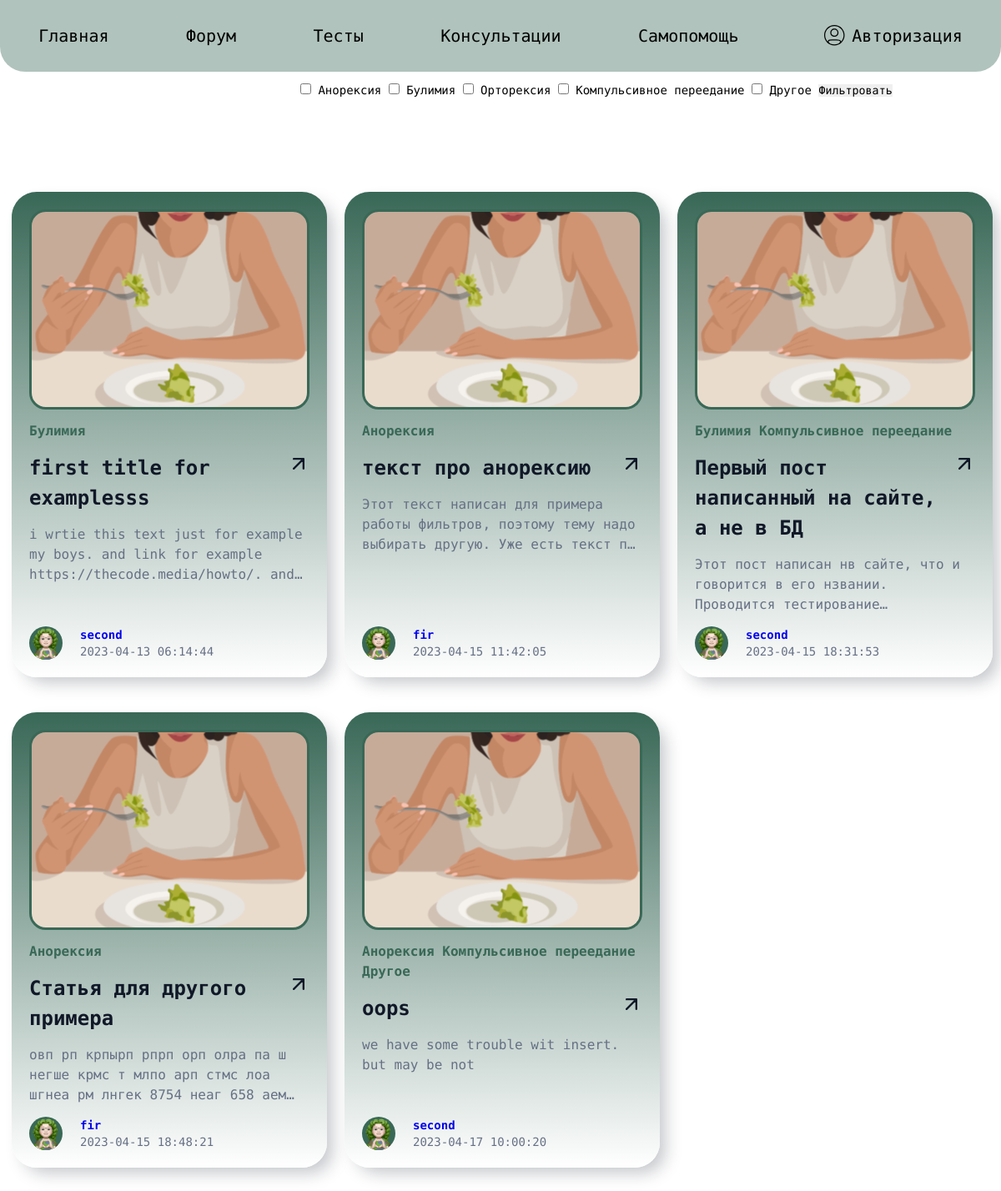
The app's page /forum/ with its own data.
### tables this page shows
CREATE TABLE `articles` (
  `id` int NOT NULL,
  `title` varchar(120) NOT NULL,
  `text` varchar(10000) NOT NULL,
  `date` timestamp NOT NULL DEFAULT CURRENT_TIMESTAMP,
  `authorId` int DEFAULT NULL
);

CREATE TABLE `accounts` (
  `id` int NOT NULL,
  `name` varchar(50) NOT NULL,
  `birth` varchar(11) NOT NULL,
  `sex` char(1) NOT NULL,
  `goal` varchar(40) NOT NULL,
  `problem` varchar(30) NOT NULL,
  `email` varchar(100) NOT NULL,
  `password` varchar(32) NOT NULL,
  `height` int DEFAULT NULL,
  `weight` decimal(5,2) DEFAULT NULL,
  `about` varchar(400) DEFAULT NULL
);

### app/core/view.php (called while the page is built)
<?php
class View{
    function render($content, $model=null){
        require_once("app/views/".$content);
    }
}

### app/controllers/forum_controller.php (called while the page is built, shortened)
<?php
require_once("app/models/forum_model.php");
class Forum_controller extends Controller{
    function defaultPage(){
        $this->model = new Forum_model();
        $this->view->render("forum.php", $this->model);
    }
}

### index.php (called while the page is built, shortened)
<?php
require "app/core/router.php";
Router::start();

### app/models/articleAR.php (called while the page is built, shortened)
<?php
require_once("app/core/basicAR.php");
require_once("app/models/accountAR.php");
class Article extends basicAR{
    public $subject;
    public $title;
    public $text;
    public $date;
    public $author;
    public $authorId;
    function __construct($subject = null, $title = null, $text = null){
        $this->subject = $subject;
        $this->title = $title;
        $this->text = $text;
    }
    static function getAll(){
        $stmt = static::$pdo->prepare("SELECT * FROM `articles`");
        $stmt->execute();
        $objs = [];
        while ($res = $stmt->fetch()){
            $objs[] = static::ceateArticle($res);
        }
        return $objs;
    }
    static private function ceateArticle($data){
        $obj = new Article();
        foreach ($obj as $key=>$value){
            $obj->$key = $data[$key] ?? null;
        }
        $stmt2 = static::$pdo->prepare("SELECT `name` FROM `types_disorder` WHERE `id` IN (SELECT `id_type` FROM `articles_types_dis` WHERE `id_article`=:id)");
        $stmt2->bindParam("id", $obj->id);
        $stmt2->execute();
        while($subj = $stmt2->fetch())
            $obj->subject[] = $subj;
        $obj->author = Account::findNameById($obj->authorId);
        return $obj;
    }
    function getSubjects(){
        $res = "";
        foreach($this->subject as $subj)
            $res .= $subj["name"]." ";
        return $res;
    }
    function getTitle(){
        return $this->title;
    }
    function getText(){
        return $this->text;
    }
    function getAuthor(){
        return $this->author;
    }
    function getAuthorId(){
        return $this->authorId;
    }
    function getDate(){
        return $this->date;
    }
}

### app/models/forum_model.php (called while the page is built, shortened)
<?php
require_once("app/models/articleAR.php");
class Forum_model{
    private $articles = [];
    function findAll($filtersArray){
        if (empty($filtersArray))
            $this->articles = Article::getAll();
        else
            $this->articles = Article::getBySubjects($filtersArray);
        return $this->articles;
    }
}

### app/models/accountAR.php (called while the page is built, shortened)
<?php
class Account extends basicAR{
    static function findNameById($id){
        $stmt = static::$pdo->prepare("SELECT `name` FROM `accounts` WHERE `id`=:id");
        $stmt->bindParam(":id",  $id);
        $stmt->execute();
        $stmt = $stmt->fetch();
        return $stmt["name"] ?? "eatNormal";
    }
}

### app/views/forum.php (the view, shortened to what this page needs)
<!DOCTYPE html>
<html lang="en">
<head>
    <link rel="stylesheet" href="/css/menu.css">
    <link rel="stylesheet" href="/css/forum.css">
</head>
<body>
    <div class="wrapper">
        <?
            include("app/views/menu.php");
        ?>
        <div class="filters">
            <form action="/forum/" method="post">
                <input type="checkbox" name="anorexia" id="anorexia" value="1" <?= isset($_POST["anorexia"]) ? "checked" : ""?> >
                <label for="anorexia">Анорексия</label>
                <input type="checkbox" name="bulimia" id="bulimia" value="2" <?= isset($_POST["bulimia"]) ? "checked" : ""?> >
                <label for="bulimia">Булимия</label>
                <input type="checkbox" name="orthorexia" id="orthorexia" value="3" <?= isset($_POST["orthorexia"]) ? "checked" : ""?> >
                <label for="orthorexia">Орторексия</label>
                <input type="checkbox" name="overeating" id="overeating" value="4" <?= isset($_POST["overeating"]) ? "checked" : ""?> >
                <label for="overeating">Компульсивное переедание</label>
                <input type="checkbox" name="other" id="other" value="5" <?= isset($_POST["other"]) ? "checked" : ""?> >
                <label for="other">Другое</label>
                <button type="submit">Фильтровать</button>
            </form>
        </div>
        <section class="forum-articles">
            <div class="container">
                <div class="forum-articles__body">
                    <?
                        foreach ($model->findAll($_POST) as $article){
                            ?>
                                <article class="card">
                                    <div class="card__wrapper _ortorecsia">
                                        <img src="/images/forumImageEatSalat.svg" alt="девушка ест салат" class="title-picture">
                                        <div class="title-filter"><?= $article->getSubjects()?></div>
                                        <div class="main-title"><?= $article->getTitle()?></div>
                                        <div class="card-text">
                                            <?= $article->getText()?>
                                        </div>
                                        <div class="avatar-info">
                                            <img src="/images/Avatar (1).svg" alt="" class="foro">
                                            <div class="name-date-box">
                                                <div class="author"><a href=<?="/account/".$article->getAuthorId()?>><?= $article->getAuthor()?></a></div>
                                                <div class="publication-date"><?= $article->getDate()?></div>
                                            </div>
                                        </div>
                                    </div>
                                </article>
                            <?
                        }
                    ?>
                </div>
            </div>
        </section>
    </div>
</body>
</html>

### app/core/router.php (shortened to what this page needs)
<?php
class Router{
    static function start(){
        $controller = new $controller_name;
        $action = $_REQUEST["action"] === "" ? null : $_REQUEST["action"];
        if (!is_null($controller) && is_null($action)) $controller->defaultPage();
        elseif (!is_null($controller) && !is_null($action)) $controller->$action();
        else {
            header("Location: /main/");
            exit();
        }
    }
}

### app/views/menu.php
<header id="header" class="header">
    <div class="header_container _container">
       <nav class="header_menu">
            <ul class="menu_list">
                <li class="menu_item">
                    <a href="/main/" class="menu_link">Главная</a>
                </li>
                <li class="menu_item">
                    <a href="/forum/" class="menu_link">Форум</a>
                </li>
                <li class="menu_item">
                    <a href="" class="menu_link">Тесты</a>
                </li>
                <li class="menu_item">
                    <a href="" class="menu_link">Консультации</a>
                </li>
                <li class="menu_item">
                    <a href="/self-help/" class="menu_link">Самопомощь</a>
                </li>
                <li class="menu_item">
                    <img src="/images/avtorisation.svg" alt="">
                    <?
                        $name = $_SESSION["accName"] ?? null;
                        if (!isset($name))
                            echo '<a href="/registration/" class="menu_link">Авторизация</a>';
                        else
                            echo '<a href="/account/" class="menu_link">'.$name."</a>";
                    ?>
                </li>
            </ul>
       </nav>
    </div>
</header>

### css/menu.css (style rules this page uses)
* { padding: 0; margin: 0; border: 0; }
*, *:before, *:after { -moz-box-sizing: border-box; -webkit-box-sizing: border-box; box-sizing: border-box; }
html, body { height: 100%; width: 100%; font-size: 100%; line-height: 1; font-size: 14px; -ms-text-size-adjust: 100%; -moz-text-size-adjust: 100%; -webkit-text-size-adjust: 100%; }
input, button, textarea { font-family: inherit; }
button { cursor: pointer; }
a, a:visited { text-decoration:none; }
ul li { list-style: none; }
img { vertical-align: top; }
html { scroll-behavior: smooth; }
body { height: 100%; font-family: 'Roboto Mono', monospace; }
.header { position: fixed; width: 100%; left: 0; top: 0; z-index: 2000; }
.header_container { min-height: 80px; align-items: center; background-color: rgb(176, 195, 188); border-radius: 0px 0px 30px 30px; }
.menu_list { display: flex; }
.menu_item { margin: 30px auto; }
.menu_item img { height: 25px; color: initial; }
.menu_link { font-style: normal; font-weight: 300; font-size: 20px; line-height: 26px; color: #000000; }
.menu_item:last-of-type img { padding-left: 10px; }

### css/forum.css (style rules this page uses)
* { padding: 0; margin: 0; border: 0; }
*, *:before, *:after { -moz-box-sizing: border-box; -webkit-box-sizing: border-box; box-sizing: border-box; }
html, body { height: 100%; width: 100%; font-size: 100%; line-height: 1; font-size: 14px; -ms-text-size-adjust: 100%; -moz-text-size-adjust: 100%; -webkit-text-size-adjust: 100%; }
input, button, textarea { font-family: inherit; }
button { cursor: pointer; }
a, a:visited { text-decoration:none; }
ul li { list-style: none; }
img { vertical-align: top; }
html { scroll-behavior: smooth; }
body { height: 100%; font-family: 'Roboto Mono', monospace; }
.wrapper { min-height: 100%; overflow: hidden; position: relative; }
._container { max-width: 1366px; margin: 0px auto; }
.forum-articles { --header-height: 86px; margin-top: calc(var(--header-height) + 2rem); margin-bottom: 100px; }
.forum-articles__body { display: grid; grid-template-columns: repeat(3, 1fr); gap: 3rem 1.5rem; }
.container { max-width: 1232px; margin-inline: auto; padding: 0 1rem; }
.card__wrapper { display: flex; flex-direction: column; gap: 1rem; height: 100%; padding: 1.5rem; box-shadow: 10px 10px 20px -4px rgba(16, 24, 40, 0.25); border-radius: 30px; }
._ortorecsia { background: linear-gradient(180deg, #396857 0%, #FFFFFF 100%); }
.title-filter { font-style: normal; font-weight: 700; font-size: 16px; line-height: 1.5; color: #396857; }
.main-title { position: relative; font-weight: 700; font-size: 24px; line-height: 1.5; padding-right: 3rem; color: #101828; cursor: pointer; }
.main-title::after { content: ""; position: absolute; top: .4rem; right: .4rem; width: 1rem; aspect-ratio: 1; background-image: url("/images/arrowUpRight.svg"); background-size: cover; background-position: center; transition: all 200ms ease; }
.card-text { font-weight: 400; font-size: 16px; line-height: 1.5; color: #667085; display: -webkit-box; -webkit-line-clamp: 3; -webkit-box-orient: vertical; overflow: hidden; }
.avatar-info { margin-top: auto; display: flex; gap: 1.5rem; }
.author { font-weight: 700; font-size: 14px; line-height: 20px; color: #101828; }
.publication-date { font-size: 14px; line-height: 20px; color: #667085; }
.filters { margin-left: 30%; align-items: center; align-content: center; margin-top: 100px; }

### records on screen
articles: Subjects "Булимия", title "first title for examplesss", text "i wrtie this text just for example my boys. and link for example https://thecode.media/howto/.…", authorId.name "second", date "2023-04-13 06:14:44"
articles: Subjects "Анорексия", title "текст про анорексию", text "Этот текст написан для примера работы фильтров, поэтому тему надо выбирать другую. Уже есть текст…", authorId.name "fir", date "2023-04-15 11:42:05"
articles: Subjects "Булимия Компульсивное переедание", title "Первый пост написанный на сайте, а не в БД", text "Этот пост написан нв сайте, что и говорится в его нзвании. Проводится…", authorId.name "second", date "2023-04-15 18:31:53"
articles: Subjects "Анорексия", title "Статья для другого примера", text "овп рп крпырп рпрп орп олра па ш негше крмс т млпо арп стмс лоа шгнеа рм лнгек 8754 неаг 658…", authorId.name "fir", date "2023-04-15 18:48:21"
articles: Subjects "Анорексия Компульсивное переедание Другое", title "oops", text "we have some trouble wit insert. but may be not", authorId.name "second", date "2023-04-17 10:00:20"
